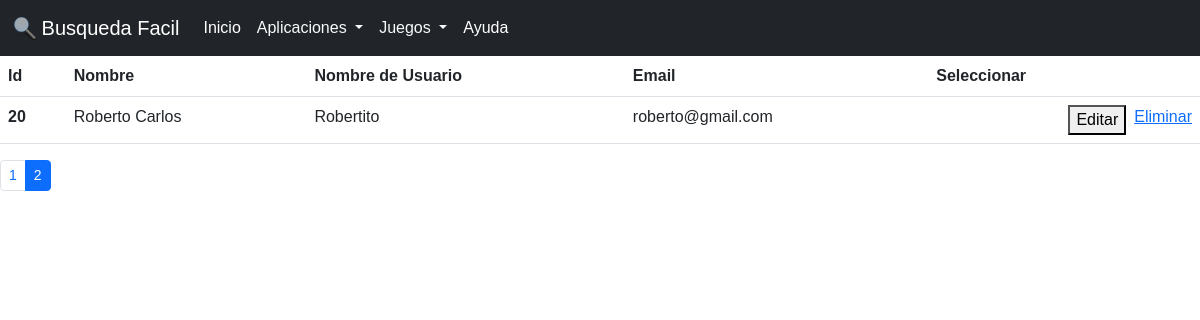
/admin/admin.php?pagina=2 (signed in), run on the app's committed database.
### tables this page shows
CREATE TABLE `usuarios` (
  `id` int(50) NOT NULL,
  `Nombre` varchar(50) NOT NULL,
  `Nickname` varchar(50) NOT NULL,
  `Email` text NOT NULL,
  `Password` text NOT NULL
);

### admin/table.php (the view, shortened to what this page needs)
<?php
include("../php/conexion.php");
$pagina = 1;
if (isset($_GET['pagina'])) {
    $pagina = $_GET['pagina'];
}
$max = 3;
$comienzo = ($pagina - 1) * $max;
$usuarios = "SELECT * FROM usuarios LIMIT $comienzo,$max";
?>
<table class="table">
    <thead>
        <tr>
            <th scope="col">Id</th>
            <th scope="col">Nombre</th>
            <th scope="col">Nombre de Usuario</th>
            <th scope="col">Email</th>
            <th scope="col">Seleccionar</th>
        </tr>
    </thead>
    <tbody>
        <?php $resultado = mysqli_query($conexion, $usuarios);
        while ($row = mysqli_fetch_assoc($resultado)) {
            $id = $row['id'];
            $oldName = $row['Nombre'];
            $oldNickname = $row['Nickname'];
            $oldEmail = $row['Email'];
            echo '<tr>';
            echo '<th scope="row">' . $row["id"] . '</th>';
            echo '<td id="' . $oldName . '">' . $row["Nombre"] . '</td>';
            echo '<td id="' . $oldNickname . ' ">' . $row["Nickname"] . '</td>';
            echo '<td id="' . $oldEmail . '">' . $row["Email"] . '</td>';
            echo '<td>';
            echo '<div class="d-grid gap-2 d-md-flex justify-content-md-end">';
            echo '<button onclick="' . "editUser($id,$oldName, $oldNickname, $oldEmail)" . '">Editar</button>';
            echo '<a href="eliminar.php?id=' . $row["id"] . ' class="delete">Eliminar</a>';
            echo '</td>';
            echo '</tr>';
        }
        ?>
    </tbody>
</table>
<footer>
    <nav aria-label="...">
        <ul class="pagination pagination-sm">
            <?php
            if ($pagina > 1) {
                for ($i = 1; $i < $pagina; $i++) {
            ?>
                    <li class="page-item"><a class="page-link" href="http://localhost/busquedaFacil--main/admin/admin.php?pagina=<?php echo $i ?>"><?php echo $i ?></a></li>
            <?php
                }
            }
            ?>
            <li class="page-item active" aria-current="page">
                <span class="page-link"><?php echo $pagina ?></span>
            </li>
        </ul>
    </nav>
</footer>

### css/estilos.css (style rules this page uses)
body { font-family: 'Montserrat', sans-serif; overflow-x: hidden; }

### data on the page
usuarios: id "20", Nombre "Roberto Carlos", Nickname "Robertito", Email "roberto@gmail.com"

### other printed values
$pagina "2"
